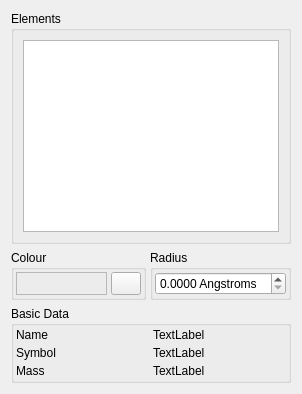
     <widget class="QWidget" name="ElementsTab">
      <attribute name="icon">
       <iconset resource="icons.qrc">
        <normaloff>:/build/icons/build_ptable.svg</normaloff>:/build/icons/build_ptable.svg</iconset>
      </attribute>
      <attribute name="title">
       <string>Elements</string>
      </attribute>
      <layout class="QVBoxLayout" name="verticalLayout_5">
       <item>
        <widget class="QGroupBox" name="ElementListGroup">
         <property name="sizePolicy">
          <sizepolicy hsizetype="Minimum" vsizetype="Preferred">
           <horstretch>0</horstretch>
           <verstretch>0</verstretch>
          </sizepolicy>
         </property>
         <property name="title">
          <string>Elements</string>
         </property>
         <layout class="QHBoxLayout" name="horizontalLayout">
          <item>
           <widget class="QListWidget" name="ElementList">
            <property name="sizePolicy">
             <sizepolicy hsizetype="Preferred" vsizetype="MinimumExpanding">
              <horstretch>0</horstretch>
              <verstretch>0</verstretch>
             </sizepolicy>
            </property>
            <property name="minimumSize">
             <size>
              <width>0</width>
              <height>64</height>
             </size>
            </property>
           </widget>
          </item>
         </layout>
        </widget>
       </item>
       <item>
        <layout class="QHBoxLayout">
         <property name="spacing">
          <number>4</number>
         </property>
         <property name="margin">
          <number>0</number>
         </property>
         <item>
          <widget class="QGroupBox" name="ElementColourGroup">
           <property name="sizePolicy">
            <sizepolicy hsizetype="Minimum" vsizetype="Minimum">
             <horstretch>0</horstretch>
             <verstretch>0</verstretch>
            </sizepolicy>
           </property>
           <property name="title">
            <string>Colour</string>
           </property>
           <layout class="QVBoxLayout">
            <property name="spacing">
             <number>4</number>
            </property>
            <property name="margin">
             <number>2</number>
            </property>
            <item>
             <layout class="QHBoxLayout">
              <property name="spacing">
               <number>4</number>
              </property>
              <property name="margin">
               <number>0</number>
              </property>
              <item>
               <widget class="TColourFrame" name="ElementColourFrame">
                <property name="sizePolicy">
                 <sizepolicy hsizetype="Preferred" vsizetype="Preferred">
                  <horstretch>0</horstretch>
                  <verstretch>0</verstretch>
                 </sizepolicy>
                </property>
                <property name="frameShape">
                 <enum>QFrame::StyledPanel</enum>
                </property>
                <property name="frameShadow">
                 <enum>QFrame::Raised</enum>
                </property>
               </widget>
              </item>
              <item>
               <widget class="QPushButton" name="ElementColourButton">
                <property name="sizePolicy">
                 <sizepolicy hsizetype="Preferred" vsizetype="Preferred">
                  <horstretch>0</horstretch>
                  <verstretch>0</verstretch>
                 </sizepolicy>
                </property>
                <property name="minimumSize">
                 <size>
                  <width>16</width>
                  <height>16</height>
                 </size>
                </property>
                <property name="maximumSize">
                 <size>
                  <width>30</width>
                  <height>30</height>
                 </size>
                </property>
                <property name="text">
                 <string/>
                </property>
                <property name="icon">
                 <iconset resource="icons.qrc">
                  <normaloff>:/basic/icons/basic_colour.svg</normaloff>:/basic/icons/basic_colour.svg</iconset>
                </property>
                <property name="autoDefault">
                 <bool>false</bool>
                </property>
               </widget>
              </item>
             </layout>
            </item>
           </layout>
          </widget>
         </item>
         <item>
          <widget class="QGroupBox" name="ElementRadiusGroup">
           <property name="sizePolicy">
            <sizepolicy hsizetype="Preferred" vsizetype="Minimum">
             <horstretch>0</horstretch>
             <verstretch>0</verstretch>
            </sizepolicy>
           </property>
           <property name="title">
            <string>Radius</string>
           </property>
           <layout class="QHBoxLayout">
            <property name="spacing">
             <number>4</number>
            </property>
            <property name="margin">
             <number>2</number>
            </property>
            <item>
             <widget class="QDoubleSpinBox" name="ElementRadiusSpin">
              <property name="sizePolicy">
               <sizepolicy hsizetype="Preferred" vsizetype="Fixed">
                <horstretch>0</horstretch>
                <verstretch>0</verstretch>
               </sizepolicy>
              </property>
              <property name="suffix">
               <string> Angstroms</string>
              </property>
              <property name="decimals">
               <number>4</number>
              </property>
              <property name="singleStep">
               <double>0.010000000000000</double>
              </property>
             </widget>
            </item>
           </layout>
          </widget>
         </item>
        </layout>
       </item>
       <item>
        <widget class="QGroupBox" name="groupBox">
         <property name="sizePolicy">
          <sizepolicy hsizetype="Preferred" vsizetype="Preferred">
           <horstretch>0</horstretch>
           <verstretch>0</verstretch>
          </sizepolicy>
         </property>
         <property name="title">
          <string>Basic Data</string>
         </property>
         <layout class="QGridLayout">
          <property name="margin">
           <number>2</number>
          </property>
          <property name="spacing">
           <number>4</number>
          </property>
          <item row="1" column="1">
           <widget class="QLabel" name="ElementSymbolLabel">
            <property name="sizePolicy">
             <sizepolicy hsizetype="Preferred" vsizetype="Preferred">
              <horstretch>0</horstretch>
              <verstretch>0</verstretch>
             </sizepolicy>
            </property>
            <property name="text">
             <string>TextLabel</string>
            </property>
           </widget>
          </item>
          <item row="0" column="0">
           <widget class="QLabel" name="label64574">
            <property name="text">
             <string>Name</string>
            </property>
           </widget>
          </item>
          <item row="2" column="1">
           <widget class="QLabel" name="ElementMassLabel">
            <property name="sizePolicy">
             <sizepolicy hsizetype="Preferred" vsizetype="Preferred">
              <horstretch>0</horstretch>
              <verstretch>0</verstretch>
             </sizepolicy>
            </property>
            <property name="text">
             <string>TextLabel</string>
            </property>
           </widget>
          </item>
          <item row="0" column="1">
           <widget class="QLabel" name="ElementNameLabel">
            <property name="sizePolicy">
             <sizepolicy hsizetype="Preferred" vsizetype="Preferred">
              <horstretch>0</horstretch>
              <verstretch>0</verstretch>
             </sizepolicy>
            </property>
            <property name="text">
             <string>TextLabel</string>
            </property>
           </widget>
          </item>
          <item row="2" column="0">
           <widget class="QLabel" name="label64574_3">
            <property name="text">
             <string>Mass</string>
            </property>
           </widget>
          </item>
          <item row="1" column="0">
           <widget class="QLabel" name="label64574_2">
            <property name="text">
             <string>Symbol</string>
            </property>
           </widget>
          </item>
         </layout>
        </widget>
       </item>
      </layout>
     </widget>
